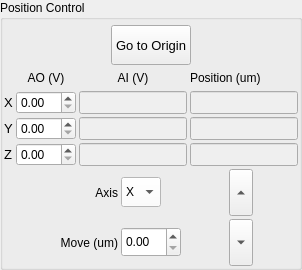
               <widget class="QGroupBox" name="posControlGroup">
                <property name="minimumSize">
                 <size>
                  <width>260</width>
                  <height>270</height>
                 </size>
                </property>
                <property name="title">
                 <string>Position Control</string>
                </property>
                <layout class="QGridLayout" name="gridLayout_10">
                 <property name="leftMargin">
                  <number>1</number>
                 </property>
                 <property name="topMargin">
                  <number>5</number>
                 </property>
                 <property name="rightMargin">
                  <number>1</number>
                 </property>
                 <property name="bottomMargin">
                  <number>1</number>
                 </property>
                 <property name="spacing">
                  <number>3</number>
                 </property>
                 <item row="1" column="0">
                  <layout class="QVBoxLayout" name="verticalLayout_12">
                   <item>
                    <layout class="QGridLayout" name="gridLayout_3">
                     <item row="1" column="1">
                      <widget class="QDoubleSpinBox" name="xAoSpinner">
                       <property name="minimumSize">
                        <size>
                         <width>60</width>
                         <height>20</height>
                        </size>
                       </property>
                       <property name="maximumSize">
                        <size>
                         <width>999</width>
                         <height>30</height>
                        </size>
                       </property>
                      </widget>
                     </item>
                     <item row="1" column="2">
                      <widget class="QLineEdit" name="xAi">
                       <property name="enabled">
                        <bool>false</bool>
                       </property>
                       <property name="minimumSize">
                        <size>
                         <width>60</width>
                         <height>20</height>
                        </size>
                       </property>
                       <property name="maximumSize">
                        <size>
                         <width>999</width>
                         <height>30</height>
                        </size>
                       </property>
                      </widget>
                     </item>
                     <item row="0" column="1">
                      <widget class="QLabel" name="label_11">
                       <property name="sizePolicy">
                        <sizepolicy hsizetype="Expanding" vsizetype="Expanding">
                         <horstretch>0</horstretch>
                         <verstretch>0</verstretch>
                        </sizepolicy>
                       </property>
                       <property name="text">
                        <string>AO (V)</string>
                       </property>
                       <property name="alignment">
                        <set>Qt::AlignCenter</set>
                       </property>
                      </widget>
                     </item>
                     <item row="3" column="1">
                      <widget class="QDoubleSpinBox" name="zAoSpinner">
                       <property name="minimumSize">
                        <size>
                         <width>60</width>
                         <height>20</height>
                        </size>
                       </property>
                       <property name="maximumSize">
                        <size>
                         <width>999</width>
                         <height>30</height>
                        </size>
                       </property>
                      </widget>
                     </item>
                     <item row="3" column="3">
                      <widget class="QLineEdit" name="zPos">
                       <property name="enabled">
                        <bool>false</bool>
                       </property>
                       <property name="minimumSize">
                        <size>
                         <width>60</width>
                         <height>20</height>
                        </size>
                       </property>
                       <property name="maximumSize">
                        <size>
                         <width>999</width>
                         <height>30</height>
                        </size>
                       </property>
                      </widget>
                     </item>
                     <item row="2" column="1">
                      <widget class="QDoubleSpinBox" name="yAoSpinner">
                       <property name="minimumSize">
                        <size>
                         <width>60</width>
                         <height>20</height>
                        </size>
                       </property>
                       <property name="maximumSize">
                        <size>
                         <width>999</width>
                         <height>30</height>
                        </size>
                       </property>
                      </widget>
                     </item>
                     <item row="3" column="0">
                      <widget class="QLabel" name="label_10">
                       <property name="font">
                        <font>
                         <pointsize>10</pointsize>
                        </font>
                       </property>
                       <property name="text">
                        <string>Z</string>
                       </property>
                      </widget>
                     </item>
                     <item row="2" column="3">
                      <widget class="QLineEdit" name="yPos">
                       <property name="enabled">
                        <bool>false</bool>
                       </property>
                       <property name="minimumSize">
                        <size>
                         <width>60</width>
                         <height>20</height>
                        </size>
                       </property>
                       <property name="maximumSize">
                        <size>
                         <width>999</width>
                         <height>30</height>
                        </size>
                       </property>
                      </widget>
                     </item>
                     <item row="1" column="0">
                      <widget class="QLabel" name="label_7">
                       <property name="font">
                        <font>
                         <pointsize>10</pointsize>
                        </font>
                       </property>
                       <property name="text">
                        <string>X</string>
                       </property>
                      </widget>
                     </item>
                     <item row="2" column="0">
                      <widget class="QLabel" name="label_9">
                       <property name="font">
                        <font>
                         <pointsize>10</pointsize>
                        </font>
                       </property>
                       <property name="text">
                        <string>Y</string>
                       </property>
                      </widget>
                     </item>
                     <item row="2" column="2">
                      <widget class="QLineEdit" name="yAi">
                       <property name="enabled">
                        <bool>false</bool>
                       </property>
                       <property name="minimumSize">
                        <size>
                         <width>60</width>
                         <height>20</height>
                        </size>
                       </property>
                       <property name="maximumSize">
                        <size>
                         <width>999</width>
                         <height>30</height>
                        </size>
                       </property>
                      </widget>
                     </item>
                     <item row="3" column="2">
                      <widget class="QLineEdit" name="zAi">
                       <property name="enabled">
                        <bool>false</bool>
                       </property>
                       <property name="minimumSize">
                        <size>
                         <width>60</width>
                         <height>20</height>
                        </size>
                       </property>
                       <property name="maximumSize">
                        <size>
                         <width>999</width>
                         <height>30</height>
                        </size>
                       </property>
                      </widget>
                     </item>
                     <item row="0" column="2">
                      <widget class="QLabel" name="label_12">
                       <property name="sizePolicy">
                        <sizepolicy hsizetype="Expanding" vsizetype="Expanding">
                         <horstretch>0</horstretch>
                         <verstretch>0</verstretch>
                        </sizepolicy>
                       </property>
                       <property name="text">
                        <string>AI (V)</string>
                       </property>
                       <property name="alignment">
                        <set>Qt::AlignCenter</set>
                       </property>
                      </widget>
                     </item>
                     <item row="0" column="3">
                      <widget class="QLabel" name="label_16">
                       <property name="sizePolicy">
                        <sizepolicy hsizetype="Expanding" vsizetype="Expanding">
                         <horstretch>0</horstretch>
                         <verstretch>0</verstretch>
                        </sizepolicy>
                       </property>
                       <property name="maximumSize">
                        <size>
                         <width>80</width>
                         <height>20</height>
                        </size>
                       </property>
                       <property name="text">
                        <string>Position (um)</string>
                       </property>
                      </widget>
                     </item>
                     <item row="1" column="3">
                      <widget class="QLineEdit" name="xPos">
                       <property name="enabled">
                        <bool>false</bool>
                       </property>
                       <property name="minimumSize">
                        <size>
                         <width>60</width>
                         <height>20</height>
                        </size>
                       </property>
                       <property name="maximumSize">
                        <size>
                         <width>999</width>
                         <height>30</height>
                        </size>
                       </property>
                      </widget>
                     </item>
                    </layout>
                   </item>
                   <item>
                    <layout class="QGridLayout" name="gridLayout_9">
                     <item row="1" column="0">
                      <widget class="QLabel" name="label_14">
                       <property name="text">
                        <string>Move (um)</string>
                       </property>
                       <property name="alignment">
                        <set>Qt::AlignRight|Qt::AlignTrailing|Qt::AlignVCenter</set>
                       </property>
                      </widget>
                     </item>
                     <item row="1" column="2" alignment="Qt::AlignHCenter">
                      <widget class="QToolButton" name="axisMoveDown">
                       <property name="sizePolicy">
                        <sizepolicy hsizetype="Expanding" vsizetype="Expanding">
                         <horstretch>0</horstretch>
                         <verstretch>0</verstretch>
                        </sizepolicy>
                       </property>
                       <property name="minimumSize">
                        <size>
                         <width>0</width>
                         <height>0</height>
                        </size>
                       </property>
                       <property name="maximumSize">
                        <size>
                         <width>100</width>
                         <height>100</height>
                        </size>
                       </property>
                       <property name="text">
                        <string>...</string>
                       </property>
                       <property name="shortcut">
                        <string>Shift+Up</string>
                       </property>
                       <property name="popupMode">
                        <enum>QToolButton::DelayedPopup</enum>
                       </property>
                       <property name="autoRaise">
                        <bool>false</bool>
                       </property>
                       <property name="arrowType">
                        <enum>Qt::DownArrow</enum>
                       </property>
                      </widget>
                     </item>
                     <item row="0" column="0">
                      <widget class="QLabel" name="label_15">
                       <property name="text">
                        <string>Axis</string>
                       </property>
                       <property name="alignment">
                        <set>Qt::AlignRight|Qt::AlignTrailing|Qt::AlignVCenter</set>
                       </property>
                      </widget>
                     </item>
                     <item row="0" column="2" alignment="Qt::AlignHCenter">
                      <widget class="QToolButton" name="axisMoveUp">
                       <property name="sizePolicy">
                        <sizepolicy hsizetype="Expanding" vsizetype="Expanding">
                         <horstretch>0</horstretch>
                         <verstretch>0</verstretch>
                        </sizepolicy>
                       </property>
                       <property name="minimumSize">
                        <size>
                         <width>0</width>
                         <height>0</height>
                        </size>
                       </property>
                       <property name="maximumSize">
                        <size>
                         <width>100</width>
                         <height>100</height>
                        </size>
                       </property>
                       <property name="text">
                        <string>...</string>
                       </property>
                       <property name="shortcut">
                        <string>Shift+Up</string>
                       </property>
                       <property name="popupMode">
                        <enum>QToolButton::DelayedPopup</enum>
                       </property>
                       <property name="autoRaise">
                        <bool>false</bool>
                       </property>
                       <property name="arrowType">
                        <enum>Qt::UpArrow</enum>
                       </property>
                      </widget>
                     </item>
                     <item row="0" column="1">
                      <widget class="QComboBox" name="axisCombox">
                       <property name="sizePolicy">
                        <sizepolicy hsizetype="Expanding" vsizetype="Expanding">
                         <horstretch>0</horstretch>
                         <verstretch>0</verstretch>
                        </sizepolicy>
                       </property>
                       <property name="maximumSize">
                        <size>
                         <width>40</width>
                         <height>30</height>
                        </size>
                       </property>
                       <property name="palette">
                        <palette>
                         <active>
                          <colorrole role="Button">
                           <brush brushstyle="SolidPattern">
                            <color alpha="255">
                             <red>255</red>
                             <green>255</green>
                             <blue>255</blue>
                            </color>
                           </brush>
                          </colorrole>
                          <colorrole role="Base">
                           <brush brushstyle="SolidPattern">
                            <color alpha="255">
                             <red>255</red>
                             <green>255</green>
                             <blue>255</blue>
                            </color>
                           </brush>
                          </colorrole>
                          <colorrole role="Window">
                           <brush brushstyle="SolidPattern">
                            <color alpha="255">
                             <red>255</red>
                             <green>255</green>
                             <blue>255</blue>
                            </color>
                           </brush>
                          </colorrole>
                          <colorrole role="Highlight">
                           <brush brushstyle="SolidPattern">
                            <color alpha="255">
                             <red>255</red>
                             <green>255</green>
                             <blue>255</blue>
                            </color>
                           </brush>
                          </colorrole>
                          <colorrole role="HighlightedText">
                           <brush brushstyle="SolidPattern">
                            <color alpha="255">
                             <red>0</red>
                             <green>0</green>
                             <blue>0</blue>
                            </color>
                           </brush>
                          </colorrole>
                         </active>
                         <inactive>
                          <colorrole role="Button">
                           <brush brushstyle="SolidPattern">
                            <color alpha="255">
                             <red>255</red>
                             <green>255</green>
                             <blue>255</blue>
                            </color>
                           </brush>
                          </colorrole>
                          <colorrole role="Base">
                           <brush brushstyle="SolidPattern">
                            <color alpha="255">
                             <red>255</red>
                             <green>255</green>
                             <blue>255</blue>
                            </color>
                           </brush>
                          </colorrole>
                          <colorrole role="Window">
                           <brush brushstyle="SolidPattern">
                            <color alpha="255">
                             <red>255</red>
                             <green>255</green>
                             <blue>255</blue>
                            </color>
                           </brush>
                          </colorrole>
                          <colorrole role="Highlight">
                           <brush brushstyle="SolidPattern">
                            <color alpha="255">
                             <red>255</red>
                             <green>255</green>
                             <blue>255</blue>
                            </color>
                           </brush>
                          </colorrole>
                          <colorrole role="HighlightedText">
                           <brush brushstyle="SolidPattern">
                            <color alpha="255">
                             <red>0</red>
                             <green>0</green>
                             <blue>0</blue>
                            </color>
                           </brush>
                          </colorrole>
                         </inactive>
                         <disabled>
                          <colorrole role="Button">
                           <brush brushstyle="SolidPattern">
                            <color alpha="255">
                             <red>255</red>
                             <green>255</green>
                             <blue>255</blue>
                            </color>
                           </brush>
                          </colorrole>
                          <colorrole role="Base">
                           <brush brushstyle="SolidPattern">
                            <color alpha="255">
                             <red>255</red>
                             <green>255</green>
                             <blue>255</blue>
                            </color>
                           </brush>
                          </colorrole>
                          <colorrole role="Window">
                           <brush brushstyle="SolidPattern">
                            <color alpha="255">
                             <red>255</red>
                             <green>255</green>
                             <blue>255</blue>
                            </color>
                           </brush>
                          </colorrole>
                          <colorrole role="Highlight">
                           <brush brushstyle="SolidPattern">
                            <color alpha="255">
                             <red>0</red>
                             <green>120</green>
                             <blue>215</blue>
                            </color>
                           </brush>
                          </colorrole>
                          <colorrole role="HighlightedText">
                           <brush brushstyle="SolidPattern">
                            <color alpha="255">
                             <red>0</red>
                             <green>0</green>
                             <blue>0</blue>
                            </color>
                           </brush>
                          </colorrole>
                         </disabled>
                        </palette>
                       </property>
                       <property name="styleSheet">
                        <string notr="true">background-color: rgb(255, 255, 255);</string>
                       </property>
                       <item>
                        <property name="text">
                         <string>X</string>
                        </property>
                       </item>
                       <item>
                        <property name="text">
                         <string>Y</string>
                        </property>
                       </item>
                       <item>
                        <property name="text">
                         <string>Z</string>
                        </property>
                       </item>
                      </widget>
                     </item>
                     <item row="1" column="1">
                      <widget class="QDoubleSpinBox" name="axisMoveSpinner">
                       <property name="sizePolicy">
                        <sizepolicy hsizetype="Expanding" vsizetype="Expanding">
                         <horstretch>0</horstretch>
                         <verstretch>0</verstretch>
                        </sizepolicy>
                       </property>
                       <property name="maximumSize">
                        <size>
                         <width>60</width>
                         <height>30</height>
                        </size>
                       </property>
                      </widget>
                     </item>
                    </layout>
                   </item>
                  </layout>
                 </item>
                 <item row="0" column="0" alignment="Qt::AlignHCenter">
                  <widget class="QPushButton" name="goToOrgButton">
                   <property name="minimumSize">
                    <size>
                     <width>0</width>
                     <height>40</height>
                    </size>
                   </property>
                   <property name="font">
                    <font>
                     <pointsize>10</pointsize>
                    </font>
                   </property>
                   <property name="text">
                    <string>Go to Origin</string>
                   </property>
                  </widget>
                 </item>
                </layout>
               </widget>
